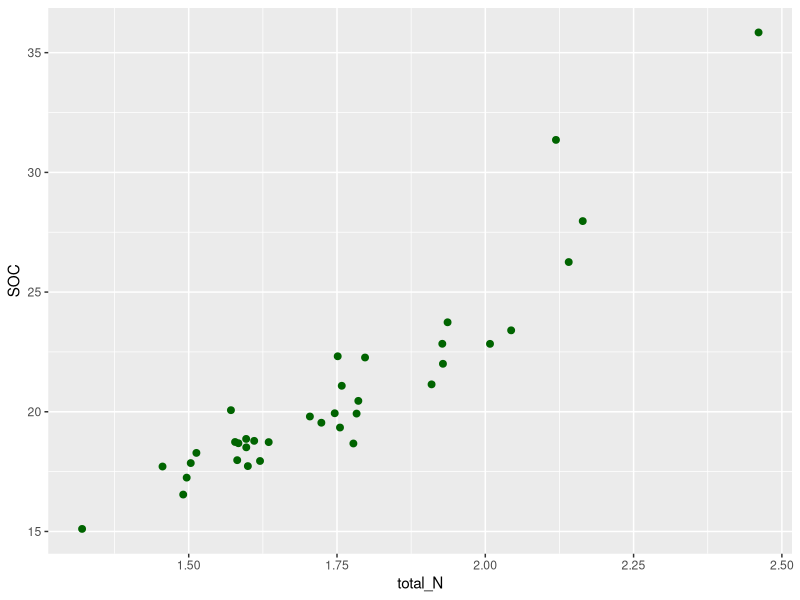
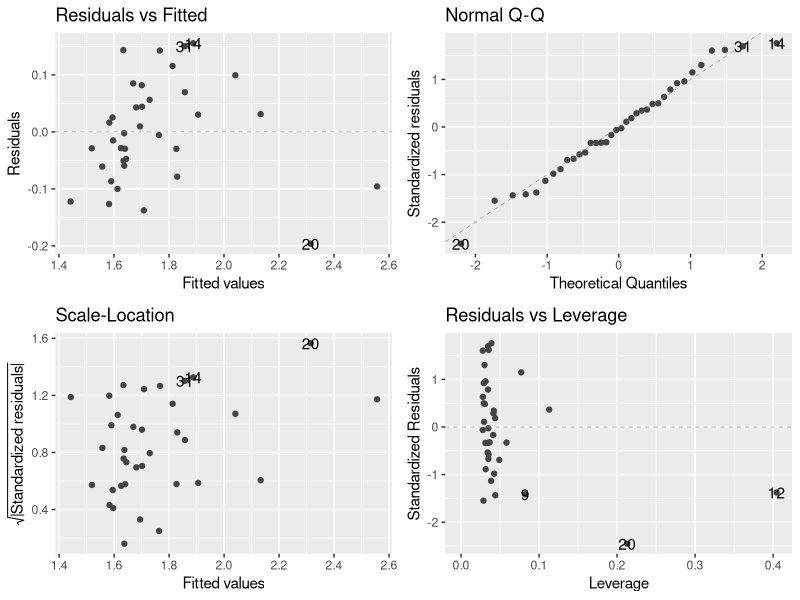
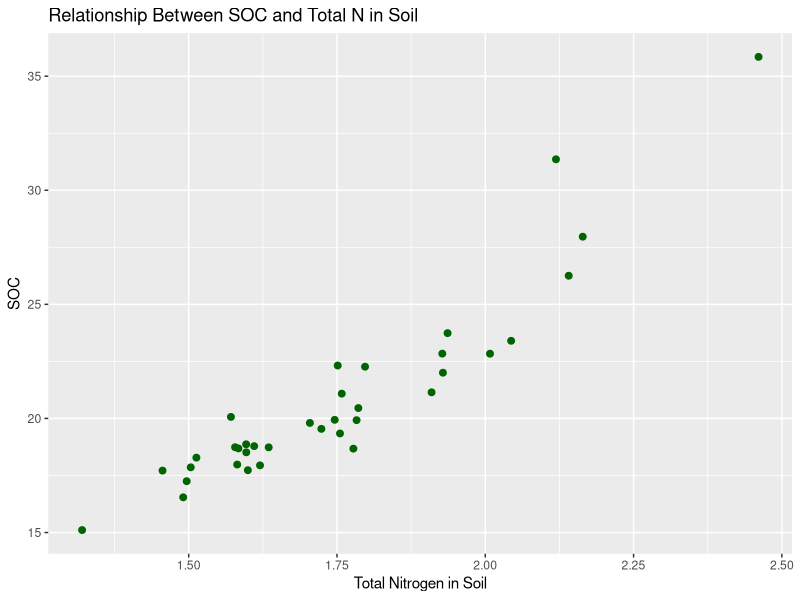

Here is the R script that generated these plots, in order:
## ---- chunk 1
# set up R and clear R's brain
rm(list=ls())
library(tidyverse)
library(multcomp)
library(dplyr)
library(ggfortify)
library(here)
## ---- chunk 2
# read in cleaned file 
total_N_SOC <-  read_csv(here("Data", "SOC_total_N_clean.csv"))
## ---- chunk 3
# look at data
glimpse(total_N_SOC)
view(total_N_SOC)
## ---- chunk 4
# find the mean and sd of total N
total_N_SOC|> summarise(
  mean_total_N = mean(total_N, na.rm = T),
  sd_total_N = sd(total_N, na.rm = T))

# find the mean and sd of SOC 
total_N_SOC |> summarise(
  mean_SOC = mean(SOC, na.rm = T), 
  sd_SOC = sd(SOC, na.rm = T))
## ---- chunk 5
# plot the relationships 
ggplot(total_N_SOC, aes(x = total_N, y = SOC)) +
  geom_point(color = "darkgreen", size = 2)
## ---- chunk 6
# make a model 
N_SOC_mod <- lm(total_N ~ SOC, data = total_N_SOC)
## ---- chunk 7
# check model assumptions
autoplot(N_SOC_mod, smooth.colour = NA)
## ---- chunk 8
# conduct test for regression model
summary(N_SOC_mod)
## ---- chunk 9
# making a clean model
ggplot(total_N_SOC, aes(x = total_N, y = SOC)) +
  geom_point(color = "darkgreen", size = 2) + 
  labs( 
    title = "Relationship Between SOC and Total N in Soil",
    x = "Total Nitrogen in Soil",
    y = "SOC")
